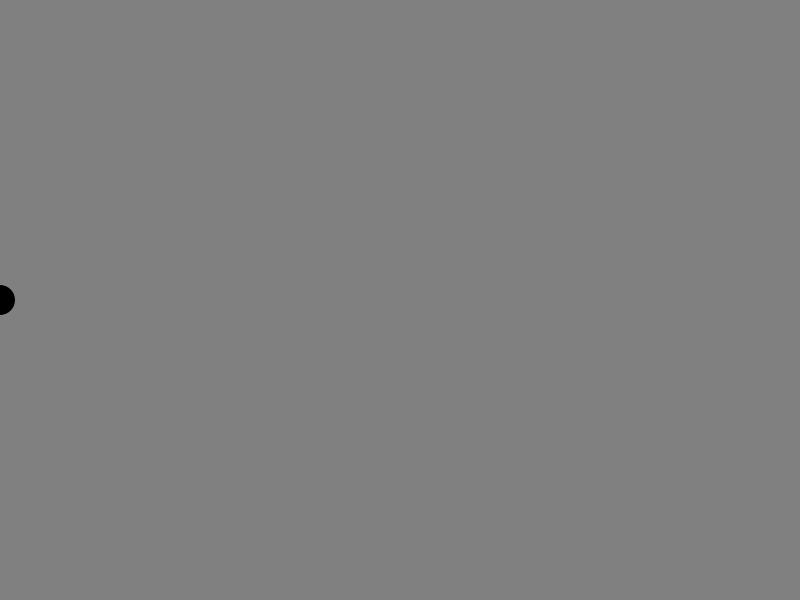
Frame 1 (no input)
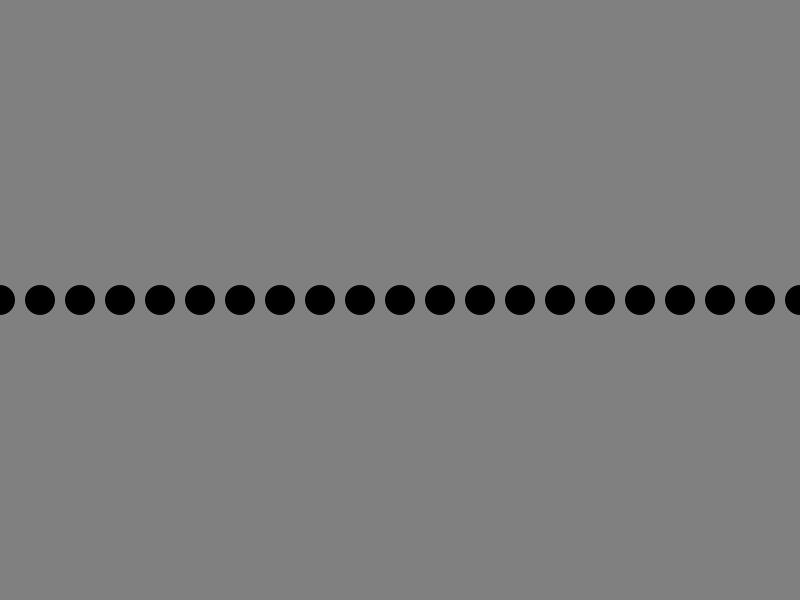
Frame 60 (the mouse pressed at the canvas centre just before this capture)
Frame 120 (the mouse held since frame 60 and released just before this capture): identical to frame 60, image omitted

The Processing sketch that drew these frames (run headless with seeded random() and noise(); from frame 60 on, the mouse is pressed at the canvas centre):

// Processing sketch: day1_7c
// ── day1_7c.pde
// Interactive Digital Multimedia Techniques
// Queen Mary University of London, 2014

// This is a global variable: it holds its value across different
// calls to draw() and can be accessed in any function.
int position;

void setup() {
  size(800, 600);
  background(128);
  
  // Start position at 0. Could also put this above ("int position = 0;")
  position = 0;
}

void draw() {
  fill(0);      // fill changes the color of the interior of the shape
  noStroke();   // noStroke removes the outer line

  // Does position represent the horizontal or the vertical location?
  ellipse(position, 300, 30, 30);
  
  // By changing position from one frame to the next, we animate the shape
  position += 40;
}
